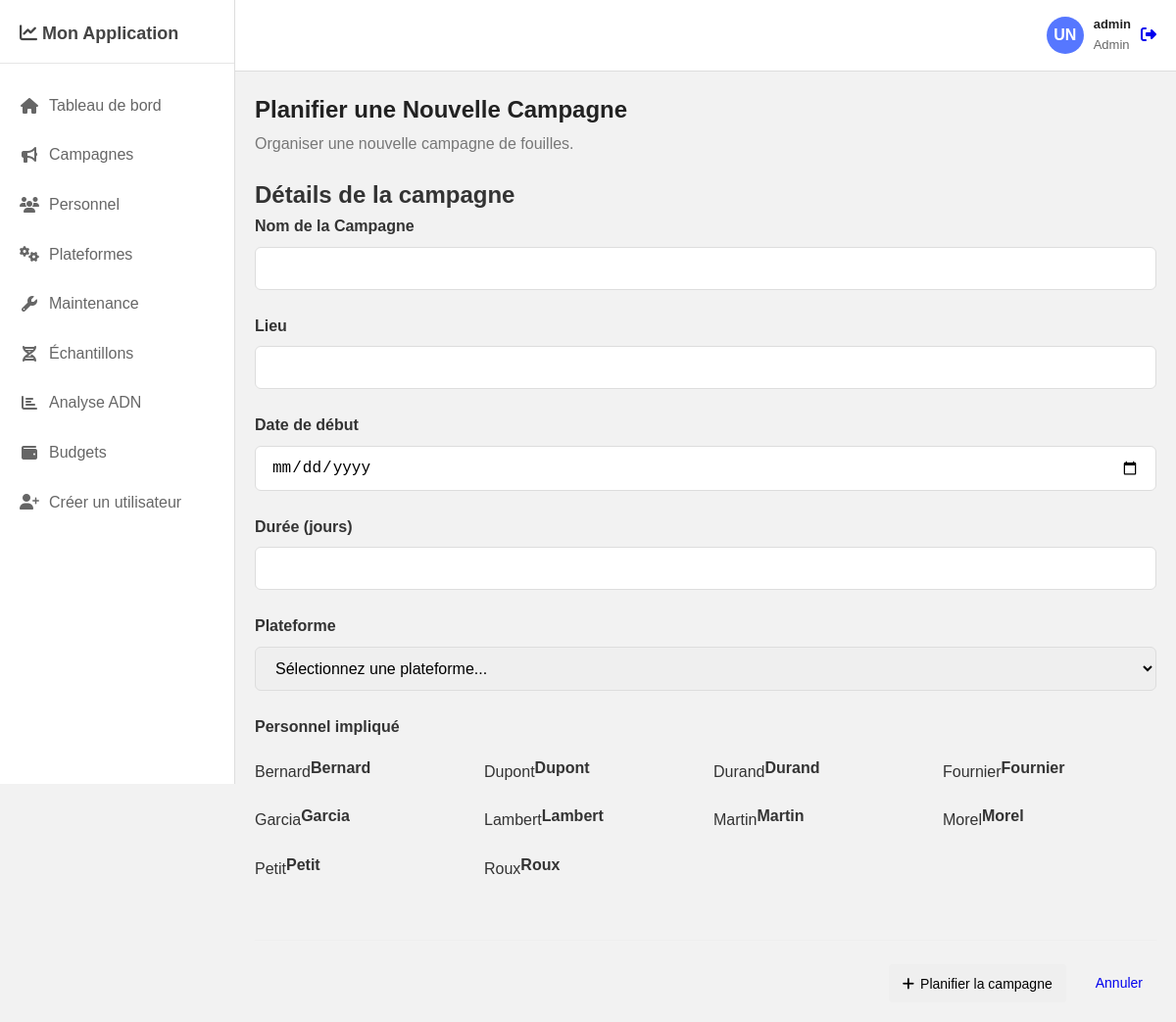
The app's page /campagnes/add (signed in) with its own data.
### monApp/models.py (models this page shows, shortened)
class User(db.Model, UserMixin):
    id = db.Column(db.Integer, primary_key=True)
    username = db.Column(db.String(80), unique=True, nullable=False)
    password = db.Column(db.String(256), nullable=False)
    role = db.Column(db.Enum(UserRole),
                     nullable=False,
                     default=UserRole.CHERCHEUR)

class Personnel(db.Model):
    __tablename__ = 'PERSONNEL'
    idPers = db.Column(db.Integer, primary_key=True)
    nom = db.Column(db.String(100))
    habilitations = db.relationship('Habilitation',
                                    secondary=possede,
                                    backref=db.backref('personnel', lazy=True))
    campagnes = db.relationship('Campagne',
                                secondary=implique,
                                backref=db.backref('personnel_implique',
                                                   lazy=True))
    echantillons = db.relationship('Echantillon',
                                   secondary=participe,
                                   backref=db.backref('personnel_participant',
                                                      lazy=True))

### monApp/views.py (the view, shortened to what this page needs)
@app.route('/campagnes/add', methods=['GET', 'POST'])
@login_required
@role_required(UserRole.CHERCHEUR, UserRole.ADMIN)
def add_campagne():
    form = CampagneForm()
    form.plateforme.choices = [(0, "Sélectionnez une plateforme...")] + [
        (p.idPl, p.nom)
        for p in Plateforme.query.order_by(Plateforme.nom).all()
    ]
    form.personnel_implique.choices = [
        (pers.idPers, pers.nom)
        for pers in Personnel.query.order_by(Personnel.nom).all()
    ]
    return render_template('add_campagne.html', form=form)

### monApp/forms.py
class CampagneForm(FlaskForm):
    nom = StringField('Nom de la Campagne', validators=[DataRequired()])
    date_debut = DateField('Date de début',
                           format='%Y-%m-%d',
                           validators=[DataRequired()])
    duree = IntegerField(
        'Durée (jours)',
        validators=[DataRequired(),
                    NumberRange(min=1, max=365)])
    lieu = StringField('Lieu', validators=[DataRequired()])
    plateforme = SelectField(  # On garde SelectField, mais on va gérer la validation différemment
        'Plateforme',
        validators=[
            DataRequired(message="Veuillez sélectionner une plateforme.")
        ],
        coerce=int)
    personnel_implique = SelectMultipleField(
        'Personnel impliqué',
        coerce=int,
        validators=[
            DataRequired(
                message="Veuillez sélectionner au moins un membre du personnel."
            )
        ])
    submit = SubmitField('Enregistrer')

### monApp/views.py (called while the page is built)
def role_required(*roles):
    def wrapper(fn):
        @wraps(fn)
        def decorated_view(*args, **kwargs):
            if not current_user.is_authenticated or current_user.role not in roles:
                abort(403)
            return fn(*args, **kwargs)
        return decorated_view
    return wrapper

@login_manager.user_loader
def load_user(user_id):
    return User.query.get(int(user_id))

### monApp/templates/add_campagne.html (shortened to what this page needs)
{% extends "base.html" %}
{% block extra_css %}
<link rel="stylesheet" href="{{ url_for('static', filename='css/form-style.css') }}">
{% endblock %}
{% block content %}
<div class="page-title">
    <h1>Planifier une Nouvelle Campagne</h1>
    <p>Organiser une nouvelle campagne de fouilles.</p>
</div>
<div class="card form-card">
    <div class="card-header">
        <h2 class="card-title">Détails de la campagne</h2>
    </div>
    <form method="POST" action="{{ url_for('add_campagne') }}">
        <div class="form-group">
            {{ form.nom.label(for="nom") }}
            {{ form.nom(id="nom", required=True) }}
        </div>
        <div class="form-group">
            {{ form.lieu.label(for="lieu") }}
            {{ form.lieu(id="lieu", required=True) }}
        </div>
        <div class="form-group">
            {{ form.date_debut.label(for="date_debut") }}
            {{ form.date_debut(id="date_debut", required=True) }}
        </div>
        <div class="form-group">
            {{ form.duree.label(for="duree") }}
            {{ form.duree(id="duree", min="1", required=True) }}
        </div>
        <div class="form-group">
            {{ form.plateforme.label(for="plateforme") }}
            {{ form.plateforme(id="plateforme", class="form-control") }}
        </div>
        <div class="form-group" id="personnel-group">
            {{ form.personnel_implique.label(for="personnel_implique") }}
            <div class="checkbox-grid" id="personnel-checkboxes">
                {% for subfield in form.personnel_implique %}
                    <div class="checkbox-item">
                        {{ subfield(class="form-check-input") }}
                        <label for="{{ subfield.id }}">{{ subfield.label.text }}</label>
                    </div>
                {% endfor %}
            </div>
        </div>
        <div class="form-actions">
            <button type="submit" class="btn btn-success">
                <i class="fas fa-plus"></i> Planifier la campagne
            </button>
            <a href="{{ url_for('campagnes') }}" class="btn btn-secondary">Annuler</a>
        </div>
    </form>
</div>
{% endblock %}

### monApp/templates/base.html (shortened to what this page needs)
<!DOCTYPE html>
<html lang="fr">
<head>
    <link rel="stylesheet" href="https://cdnjs.cloudflare.com/ajax/libs/font-awesome/6.4.0/css/all.min.css">
    <link rel="stylesheet" href="{{ url_for('static', filename='../static/css/base.css') }}">
    {% block extra_css %}{% endblock %}
</head>
<body>
    <aside class="sidebar">
        <div class="sidebar-header">
            <h2><i class="fas fa-chart-line"></i> Mon Application</h2>
        </div>
        <nav>
            <ul class="sidebar-menu">
                <li><a href="{{ url_for('tableau_de_bord') }}" class="{{ 'active' if 'tableau_de_bord' in request.endpoint else '' }}"><i class="fas fa-home"></i> Tableau de bord</a></li>
                {% if current_user.role.value in ['chercheur', 'admin'] %}
                    <li><a href="{{ url_for('campagnes') }}" class="{{ 'active' if 'campagnes' in request.endpoint else '' }}"><i class="fas fa-bullhorn"></i> Campagnes</a></li>
                {% endif %}
                {% if current_user.role.value == 'admin' %}
                    <li><a href="{{ url_for('personnel') }}" class="{{ 'active' if 'personnel' in request.endpoint else '' }}"><i class="fas fa-users"></i> Personnel</a></li>
                {% endif %}
                {% if current_user.role.value in ['admin', 'technique'] %}
                    <li><a href="{{ url_for('plateforme') }}" class="{{ 'active' if 'plateforme' in request.endpoint else '' }}"><i class="fas fa-cogs"></i> Plateformes</a></li>
                    <li><a href="{{ url_for('maintenance') }}" class="{{ 'active' if 'maintenance' in request.endpoint else '' }}"><i class="fas fa-wrench"></i> Maintenance</a></li>
                {% endif %}
                {% if current_user.role.value in ['chercheur', 'admin'] %}
                    <li><a href="{{ url_for('sequences_adn') }}" class="{{ 'active' if 'sequences_adn' in request.endpoint else '' }}"><i class="fas fa-dna"></i> Échantillons</a></li>
                    <li><a href="{{ url_for('analyse') }}" class="{{ 'active' if 'analyse' in request.endpoint else '' }}"><i class="fas fa-chart-bar"></i> Analyse ADN</a></li>
                {% endif %}
                {% if current_user.role.value in ['direction', 'admin'] %}
                    <li><a href="{{ url_for('budget') }}" class="{{ 'active' if 'budget' in request.endpoint else '' }}"><i class="fas fa-wallet"></i> Budgets</a></li>
                {% endif %}
                {% if current_user.role.value in ['direction', 'admin'] %}
                    <li><a href="{{ url_for('creer_compte') }}" class="{{ 'active' if 'creer_compte' in request.endpoint else '' }}"><i class="fas fa-user-plus"></i> Créer un utilisateur</a></li>
                {% endif %}
            </ul>
        </nav>
    </aside>
    <main class="main-content">
        <header class="header">
            <div class="user-info">
                <div class="user-avatar">UN</div>
                <div class="user-details">
                    <span class="user-name">{{ current_user.username }}</span>
                    <span class="user-role">{{ current_user.role.value|capitalize }}</span>
                </div>
                <a href="{{ url_for('logout') }}" class="btn-logout" title="Déconnexion">
                    <i class="fas fa-sign-out-alt"></i>
                </a>
            </div>
        </header>
        <div class="container">
            {% block content %}{% endblock %}
        </div>
    </main>
</body>
</html>

### monApp/static/css/base.css (style rules this page uses)
* { margin: 0; padding: 0; box-sizing: border-box; }
body { font-family: Arial, sans-serif; background: #f2f2f2; color: #333; line-height: 1.6; min-height: 100vh; }
.sidebar { position: fixed; left: 0; top: 0; width: 240px; height: 100vh; background: #ffffff; border-right: 1px solid #ddd; padding: 20px 0; transition: transform 0.3s ease; }
.sidebar-header { padding: 0 20px 15px; border-bottom: 1px solid #e6e6e6; }
.sidebar-header h2 { font-size: 18px; font-weight: 700; color: #444; }
.sidebar-menu { list-style: none; padding: 15px 0; }
.sidebar-menu li { margin: 5px 0; }
.sidebar-menu a { display: flex; align-items: center; padding: 10px 20px; text-decoration: none; color: #666; transition: background 0.2s; }
.sidebar-menu i { margin-right: 10px; width: 20px; text-align: center; }
.main-content { margin-left: 240px; min-height: 100vh; }
.header { background: #ffffff; border-bottom: 1px solid #ddd; padding: 15px 20px; display: flex; justify-content: space-between; align-items: center; position: sticky; top: 0; }
.user-info { display: flex; align-items: center; gap: 10px; }
.user-avatar { width: 38px; height: 38px; border-radius: 50%; background: #5677ff; color: white; display: flex; align-items: center; justify-content: center; font-weight: 700; }
.user-details span { display: block; font-size: 13px; }
.user-name { font-weight: 600; color: #222; }
.user-role { color: #666; }
.container { padding: 20px; }
.page-title { margin-bottom: 20px; }
.page-title h1 { font-size: 24px; margin-bottom: 3px; color: #222; }
.page-title p { color: #777; }
.btn { padding: 8px 14px; border-radius: 4px; outline: none; border: none; cursor: pointer; display: inline-flex; align-items: center; gap: 6px; text-decoration: none; font-size: 14px; }

### monApp/static/css/form-style.css (style rules this page uses)
.form-card form { display: flex; flex-direction: column; }
.form-group { margin-bottom: 1.5rem; }
.form-group label { display: block; font-weight: 600; margin-bottom: 0.5rem; color: #333; }
.form-group input[type="text"], .form-group input[type="date"], .form-group input[type="number"], .form-group textarea, .form-group select { width: 100%; padding: 0.75rem 1rem; border: 1px solid #ddd; border-radius: 6px; font-size: 1rem; transition: border-color 0.2s, box-shadow 0.2s; box-sizing: border-box; }
.checkbox-grid { display: grid; grid-template-columns: repeat(auto-fill, minmax(200px, 1fr)); gap: 1rem; padding-top: 0.5rem; }
.checkbox-item { display: flex; align-items: center; }
.form-actions { display: flex; gap: 1rem; justify-content: flex-end; margin-top: 2rem; border-top: 1px solid #eee; padding-top: 1.5rem; }

### records on screen
User: username "admin", role.value "Admin"
Personnel: label.text "Bernard"
Personnel: label.text "Dupont"
Personnel: label.text "Durand"
Personnel: label.text "Fournier"
Personnel: label.text "Garcia"
Personnel: label.text "Lambert"
Personnel: label.text "Martin"
Personnel: label.text "Morel"
Personnel: label.text "Petit"
Personnel: label.text "Roux"
